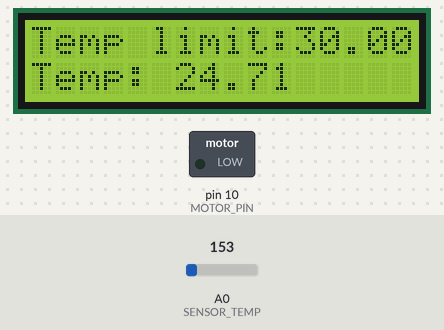
Recording of a sketch running on a simulated Arduino Uno, built with avr-gcc and run on an emulated ATmega328P. On the bench: 16×2 character LCD, switched loads named in the sketch (green lamp = pin HIGH). The inputs (shaded band) are chosen by the test bench; at power-on: A0 (SENSOR_TEMP) = 153.

Above: at 3.2 s.
3.3 s: A0 (SENSOR_TEMP) set to 175
At 4.7 s:
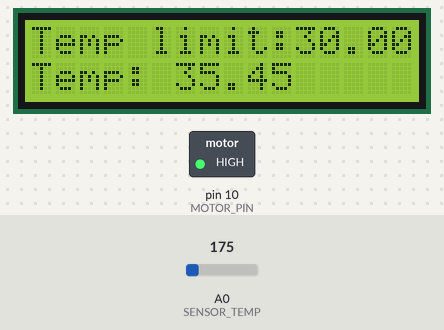
5.5 s: A0 (SENSOR_TEMP) set to 165
At 6.8 s:
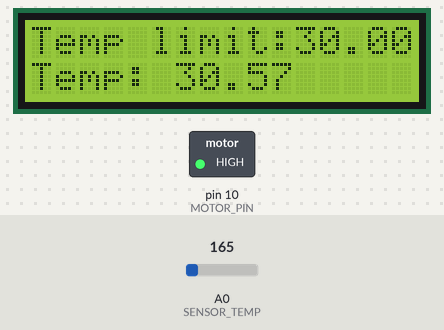
7.6 s: A0 (SENSOR_TEMP) set to 191
At 8.8 s:
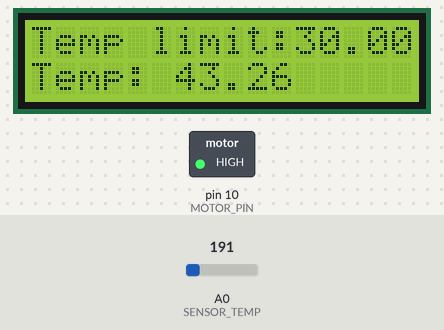
Timing chart, 0 to 10.6 s (numbered marks = the images above; inputs shaded):
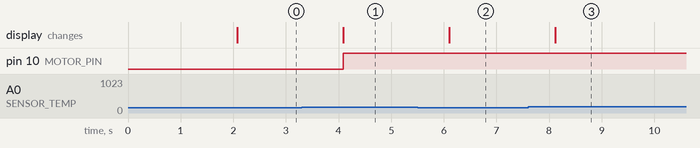

The sketch:

AirCooler.ino
```cpp
#include <LiquidCrystal.h>
const int SENSOR_TEMP = A0;//analog pin related to temperature sensor
const int SWITCH_PIN = 6;
const int MOTOR_PIN=10;

const float TEMP_LIMIT = 30.0; //over this temperature the motor starts

LiquidCrystal lcd (12,11,5,4,3,2);
int sensorValue; //values read from sensor
bool isLcdOn=1;

void setup() {
  Serial.begin(9600);
  pinMode(SWITCH_PIN, INPUT);
  pinMode(MOTOR_PIN, OUTPUT);
  lcd.begin(16,2);
  lcd.setCursor(0,0);
  lcd.print("Air Coller");
  lcd.setCursor(0,1);
  lcd.print("by mbrioski");
  lcd.blink();
  delay(2000);
  lcd.noDisplay();
  isLcdOn=0;
  digitalWrite(MOTOR_PIN, LOW);
}

void loop() {
  float temp = getTemperature(getVoltage(analogRead(SENSOR_TEMP)));
  displayLcdInfos(temp);
  if(temp > TEMP_LIMIT) {
    digitalWrite(MOTOR_PIN, HIGH);
  }else{
    digitalWrite(MOTOR_PIN, LOW);
  }
  delay(1000);
}

/**
 * Display lcd infos about temperature
 */
void displayLcdInfos(float temperature) {
  if(!isLcdOn) {
    lcd.display();
    lcd.noBlink();
    isLcdOn=1;
  }
  lcd.clear();
  lcd.setCursor(0,0);
  lcd.print("Temp limit:");
  lcd.print(TEMP_LIMIT);
  lcd.setCursor(0,1);
  lcd.print("Temp: ");
  lcd.print(temperature);
}

/**
 * Get voltage from sensor value
 */
float getVoltage(float value) {
  return (value/1024.0) * 5.0;
}
/**
 * Get temperature from voltage
 */
float getTemperature(float voltage) {
  return (voltage - 0.5) * 100;
}

/**
 * Write to serial debug Values
 */
void debugValuesTemperature(int sensorValue, float voltage, float temperature) {
 Serial.println("#########");
 Serial.print("Sensor Value: ");
 Serial.print(sensorValue);
 Serial.print(", Voltage: ");
 Serial.print(voltage);
 Serial.print(", Temparature: ");
 Serial.println(temperature);
 Serial.println("#########");
}
```

Measured:
- the behaviour switches between 163 and 164 on A0 (SENSOR_TEMP) (found by bisection; images 0 and 1)
- after the input at 3.3 s, pin 10 (MOTOR_PIN): LOW → HIGH after 0.79 s; the display: changes after 0.79 s (image 1)
- after the input at 5.5 s, the display: changes after 0.60 s (image 2)
- after the input at 7.6 s, the display: changes after 0.51 s (image 3)
